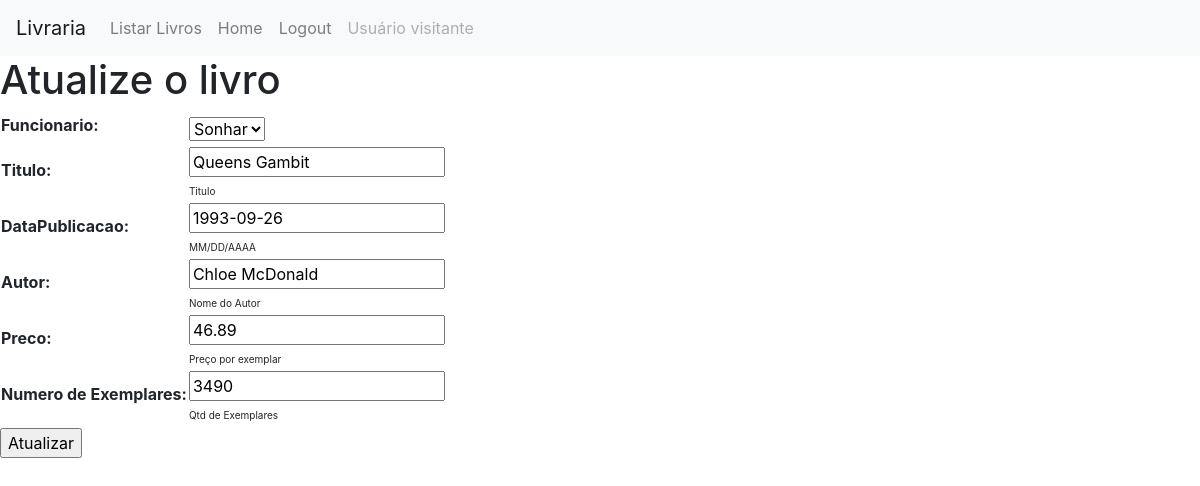
/livros/atualiza/3/, run on the app's committed database.
### livros/models.py (models this page shows, shortened)
class Livro(models.Model):
    Funcionario = models.ForeignKey(User, on_delete=models.CASCADE, default=User, null=False)
    titulo = models.CharField(max_length=200, help_text='Titulo', validators=[MaxLengthValidator(500, message='Nome grande demais.')])
    dataPublicacao = models.DateField(null=True, help_text='MM/DD/AAAA')
    autor = models.CharField(max_length=100, help_text='Nome do Autor', validators=[MaxLengthValidator(500, message='Nome grande demais.')])
    preco = models.DecimalField(max_digits=5, decimal_places=2, help_text='Preço por exemplar', validators=[MinValueValidator(0, message='Preço deve ser maior que zero.')])
    quantidadeExemplares = models.IntegerField(help_text='Qtd de Exemplares', verbose_name='Numero de Exemplares',validators=[MinValueValidator(0, message='Quantidade deve ser maior que zero.')])

### livros/views.py (the view, shortened to what this page needs)
# urls.py: path('atualiza/<int:pk>/', views.LivroUpdateView.as_view(), name= 'atualiza-Livros'),
class LivroUpdateView(View):
    def get(self, request, pk, *args, **kwargs):
        livro = Livro.objects.get(pk=pk)
        formulario=LivrosModelToForm(instance=livro)
        context = {'livro': formulario, }
        return render(request, 'livros/atualizaLivro.html', context)

### livros/forms.py
class LivrosModelToForm(forms.ModelForm):
    class Meta:
        model = Livro
        fields = '__all__'

### livros/templates/livros/atualizaLivro.html (shortened to what this page needs)
{% load static %}
<!DOCTYPE html>
<html>
<head>
    <link rel="stylesheet" href="https://cdn.jsdelivr.net/npm/bootstrap@4.5.3/dist/css/bootstrap.min.css">
    <link rel="stylesheet" href="{% static 'livros/css/estilo.css' %}">
</head>
<body>
    {% include 'livros/links.html' %}
    <h1>Atualize o livro</h1>
    <form action="" method="POST" class='formulario'>
        <table >
            {{ livro.as_table}}
                <tr>
                    <td></td>
                </tr>
        </table>
        <input type="submit" value="Atualizar">
    </form>
</body>
</html>

### livros/static/livros/css/estilo.css (style rules this page uses)
.helptext { font-size: 10px; }

### data on the page
Livro: Funcionario "Sonhar", titulo "Queens Gambit", dataPublicacao "1993-09-26", autor "Chloe McDonald", preco "46.89", quantidadeExemplares "3490"
